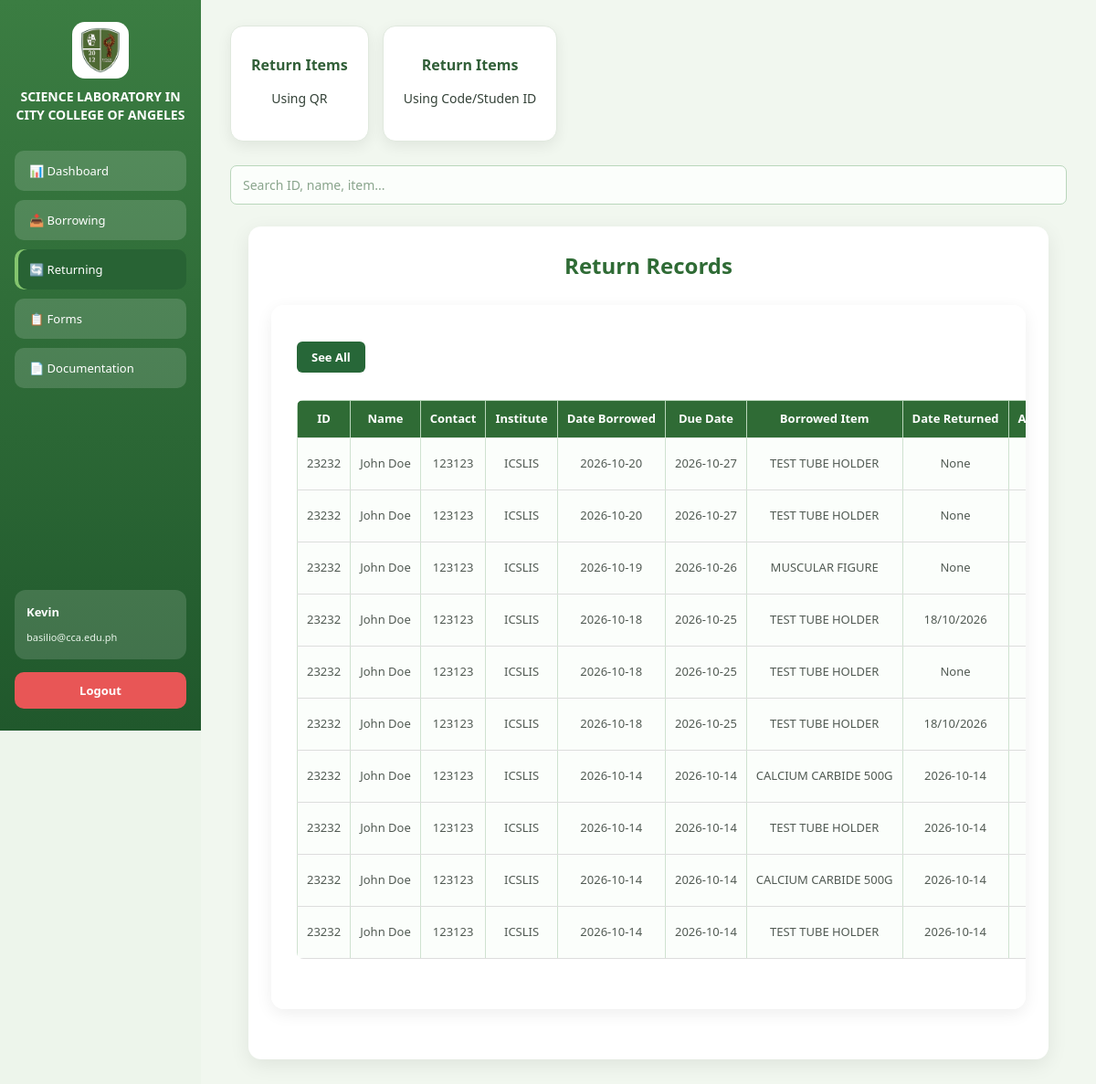
Before: /returning (signed in) with the older database file.
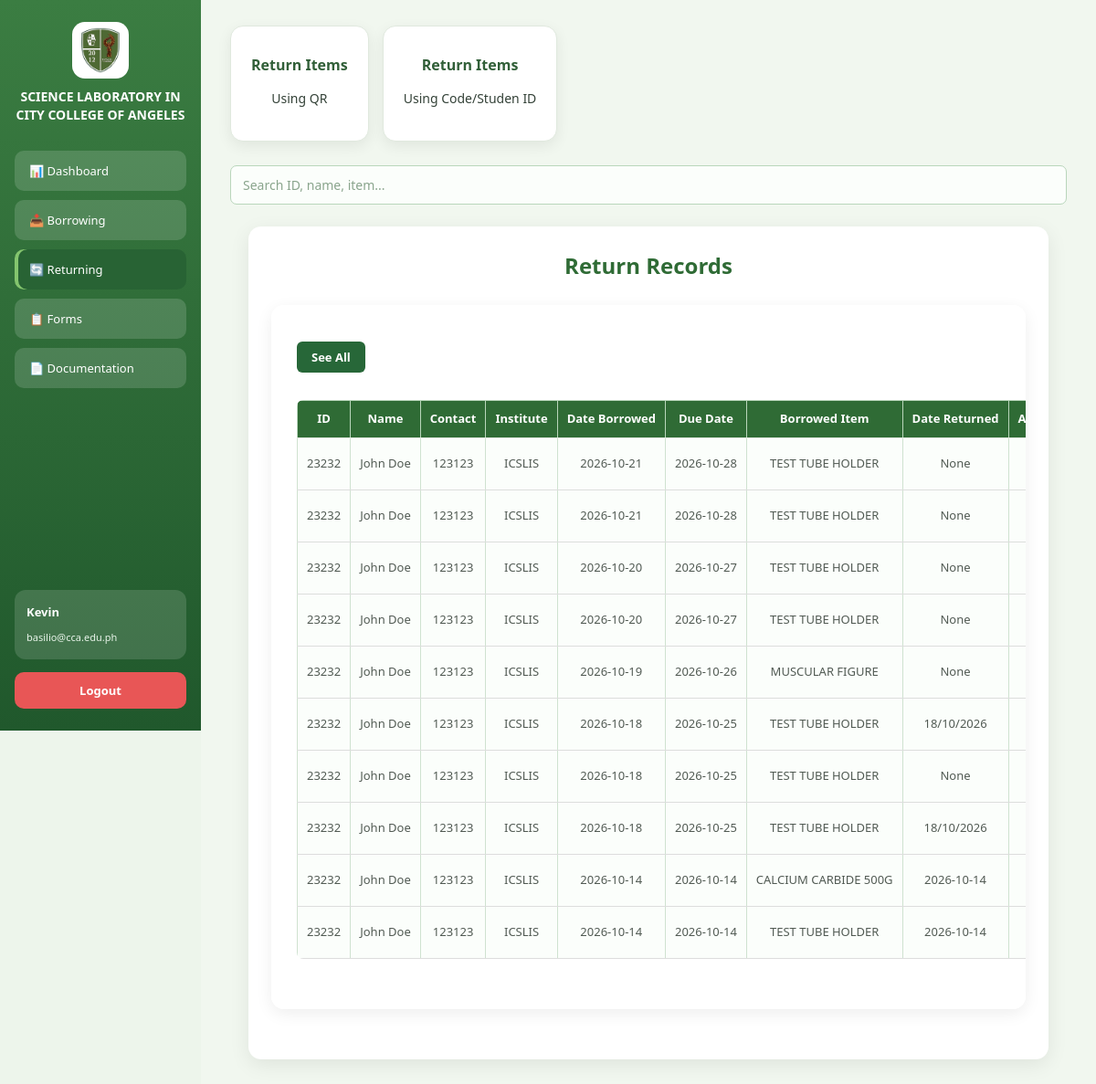
After: the same page with the newer database file.
### tables this page shows
CREATE TABLE "Log" (
	"LogID"	INTEGER NOT NULL,
	"SchoolID"	TEXT NOT NULL,
	"ItemID"	INTEGER NOT NULL,
	"DateBorrowed"	TEXT NOT NULL,
	"ExpectedReturnDate"	TEXT NOT NULL,
	"DateReturned"	TEXT,
	"ApprovedBy"	TEXT, `Remarks` TEXT,
	PRIMARY KEY("LogID"),
	FOREIGN KEY("ItemID") REFERENCES "Items"("ItemID"),
	FOREIGN KEY("SchoolID") REFERENCES "Borrower"("SchoolID")
);

CREATE TABLE "Borrower" (
	"SchoolID"	TEXT,
	"BorrowerName"	TEXT NOT NULL,
	"Email"	TEXT NOT NULL,
	"Department"	TEXT NOT NULL,
	"Contact"	INTEGER NOT NULL,
	"Remarks"	TEXT,
	PRIMARY KEY("SchoolID")
);

CREATE TABLE "Items" (
	"ItemID"	INTEGER,
	"Code"	TEXT NOT NULL,
	"Category"	TEXT NOT NULL,
	"Type"	TEXT NOT NULL,
	"Status"	TEXT NOT NULL,
	"Remarks"	TEXT,
	"Class"	TEXT,
	PRIMARY KEY("ItemID")
);

### app.py (the view)
@app.route('/returning')
@isLogin
def returning():
    is_superAdmin = session.get('role') == 'superAdmin'
    conn = sqlite3.connect(DB_PATH, timeout=5)
    conn.row_factory = sqlite3.Row
    cur = conn.cursor()
    query = """
    SELECT
        Log.LogID,
        Borrower.SchoolID,
        Borrower.BorrowerName,
        Borrower.Email,
        Borrower.Contact,
        Borrower.Department,
        Log.DateBorrowed,
        Log.ExpectedReturnDate,
        Log.DateReturned,
        Log.ApprovedBy,
        Items.Code,
        Items.Category,
        Items.Type,
        Items.Status
    FROM Log
    INNER JOIN Borrower
        ON Log.SchoolID = Borrower.SchoolID
    INNER JOIN Items
        ON Log.ItemID = Items.ItemID

    ORDER BY Log.DateBorrowed
    DESC

"""
    cur.execute(query)
    rows = cur.fetchall()
    conn.close()
    grouped = {}
    for row in rows:
        sid = row["LogID"]
        if sid not in grouped:
            grouped[sid] = {
                "LogID": sid,
                "SchoolID": row["SchoolID"],
                "BorrowerName": row["BorrowerName"],
                "Email": row["Email"],
                "Contact": row["Contact"],
                "Department": row["Department"],
                "DateBorrowed": row["DateBorrowed"],
                "ExpectedReturnDate": row["ExpectedReturnDate"],
                "DateReturned": row["DateReturned"],
                "Items": [],
                "ApprovedBy": row["ApprovedBy"]
            }
        grouped[sid]["Items"].append(
            row["Type"]
        )
    return render_template(
        "returning.html",
        data=list(grouped.values()),
        is_superAdmin=is_superAdmin
    )

### app.py (called while the page is built)
def isLogin(func):
    @wraps(func)
    def wrapper(*args, **kwargs):
        if 'username' not in session:
            return render_template('login.html')
        return func(*args, **kwargs)
    return wrapper

### templates/returning.html (shortened to what this page needs)
<!DOCTYPE html>
<html>
<head>
    <link rel="stylesheet" href="{{ url_for('static', filename='dashboard.css') }}">
</head>
<body>
<div class="container">
<div class="sidebar">
    <div class="logo-header">
         <img src="{{ url_for('static', filename='images/logo.png') }}" class="logo">
        <h2 class="title">SCIENCE LABORATORY IN CITY COLLEGE OF ANGELES</h2>
    </div>
    <button class="menu-btn" onclick="location.href='dashboard'">📊 Dashboard</button>
    <button class="menu-btn" onclick="location.href='borrow'">📥 Borrowing</button>
    <button class="menu-btn active" onclick="location.href='returning'">🔄 Returning</button>
    <button class="menu-btn" onclick="location.href='broken'">📋 Forms</button>
    <button class="menu-btn" onclick="location.href='documentation'">📄 Documentation</button>
    <div class="user-box">
        <p class="name">{{   session['username']   }}</p>
        <small>basilio@cca.edu.ph</small>
    </div>
    <button class="logout-btn" onclick="logout()">Logout</button>
</div>
<div class="main" style="flex-direction: column; align-items: center;">
    <div style="display:flex; gap:15px; margin-bottom:20px;">
    <div class="card" onclick="openForm('returnForm')">
        <h3>
            Return Items
        </h3>
        <p>Using QR</p>
    </div>
    <div class="card" onclick="openForm('manualReturnForm')">
        <h3>
            Return Items
        </h3>
        <p>Using Code/Studen ID</p>
    </div>
</div>
<input
    type="text"
    id="logSearch"
    placeholder="Search ID, name, item..."
    onkeyup="searchLog()"
>
{% if session['role'] == 'superAdmin' %}
<div class="welcome-box return-box">
    <h2>Return Records</h2>
    <div class="table-container">
    <button id="seeAllRtrnBtn"
                onclick="seeAll('returnTableMain', 'seeAllRtrnBtn', 10)">
        </button>
        <table class="return-table" id="returnTableMain">
            <thead>
                  <tr style="background:#ffffff;">
                    <th>ID</th>
                    <th>Name</th>
                    <th>Contact</th>
                    <th>Institute</th>
                    <th>Date Borrowed</th>
                    <th>Due Date</th>
                    <th>Borrowed Item</th>
                    <th>Date Returned</th>
                    <th>Approved By</th>
                </tr>
            </thead>
            <tbody id="returnTable">
                {% for row in data %}
                <tr class="data-row">
                    <td>{{ row['SchoolID'] }}</td>
                    <td>{{ row['BorrowerName'] }}</td>
                    <td>{{ row['Contact'] }}</td>
                    <td>{{ row['Department'] }}</td>
                    <td>{{ row['DateBorrowed'] }}</td>
                    <td>{{ row['ExpectedReturnDate'] }}</td>
                    <td>
                        {% for item in row['Items'] %}
                            <div>{{ item }}</div>
                        {% endfor %}
                    </td>
                    <td>{{ row['DateReturned'] }}</td>
                    <td>{{ row['ApprovedBy'] }}</td>
                </tr>
                {% endfor %}
            </tbody>
        </table>
    </div>
</div>
    {% endif %}
</div>
</body>
</html>

Changed rows visible on the page:
no longer on this page (row unchanged): Log: SchoolID "23232", BorrowerName "John Doe", Contact "123123", Department "ICSLIS", DateBorrowed "2026-10-14", ExpectedReturnDate "2026-10-14", DateReturned "2026-10-14", Items (Type "CALCIUM CARBIDE 500G")
no longer on this page (row unchanged): Log: SchoolID "23232", BorrowerName "John Doe", Contact "123123", Department "ICSLIS", DateBorrowed "2026-10-14", ExpectedReturnDate "2026-10-14", DateReturned "2026-10-14", Items (Type "TEST TUBE HOLDER")
added Log: SchoolID "23232", BorrowerName "John Doe", Contact "123123", Department "ICSLIS", DateBorrowed "2026-10-21", ExpectedReturnDate "2026-10-28", DateReturned "None", Items (Type "TEST TUBE HOLDER")
added Log: SchoolID "23232", BorrowerName "John Doe", Contact "123123", Department "ICSLIS", DateBorrowed "2026-10-21", ExpectedReturnDate "2026-10-28", DateReturned "None", Items (Type "TEST TUBE HOLDER")
